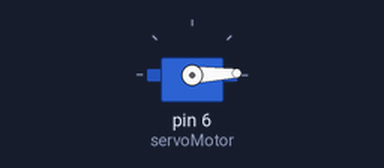
This sketch was run on a simulated Arduino Uno, built with avr-gcc and run on an emulated ATmega328P. Parts: servo.

Above: at 0.05 s.
At 2.0 s:
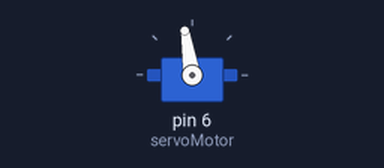
At 3.95 s:
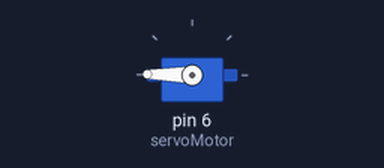
At 7.9 s:
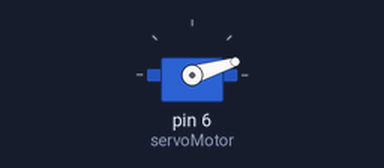
Timing chart, 0 to 12.0 s (numbered marks = the images above):
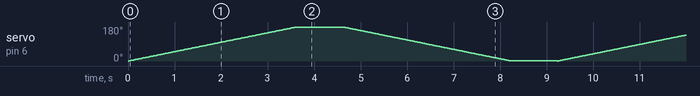

The sketch:

ProtesisControlVelocidad.ino
```cpp
#include <Servo.h>
Servo servoMotor;
int ang;
void setup(){
  servoMotor.attach(6);
}
void loop(){
  for(ang-0;ang<180;ang++)
  {
    servoMotor.write(ang);
    delay(20);
  }
  delay(1000);
  for(ang-180;ang>0;ang--)
  {
    servoMotor.write(ang);
    delay(20);
  }
  delay(1000);
}
```
